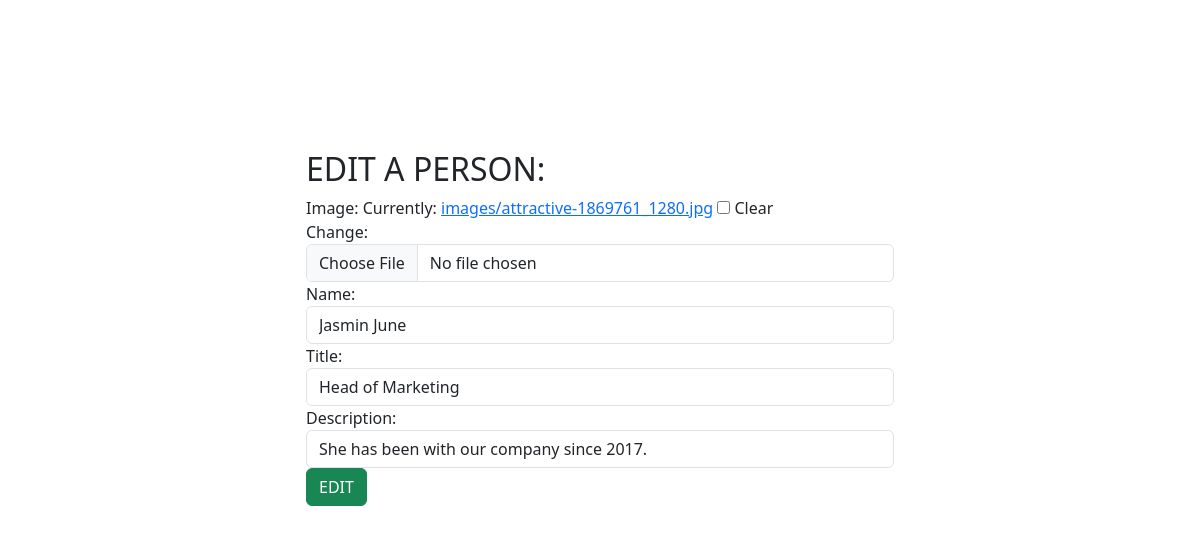
The app's page /app/editperson/3/ with its own data.
### app/models.py (models this page shows, shortened)
class Person(models.Model):
    image = models.ImageField(upload_to='images/',blank=True)
    name = models.CharField(max_length=100)
    title = models.CharField(max_length=100)
    description = models.CharField(max_length=100)

### app/views.py (the view)
# urls.py: path('editperson/<int:id>/',views.edit_person,name='edit_person'),
def edit_person(request,id):
    person = get_object_or_404(Person,id=id)
    if request.method == "POST":
        form = PersonForm(request.POST,request.FILES,instance=person)
        if form.is_valid():
            form.save()
            return redirect("student_list")
    else:
        form = PersonForm(instance=person)
    return render(request, 'edit_list.html',{'form':form,'person':person})

### app/forms.py
class PersonForm(forms.ModelForm):
    class Meta:
        model = Person
        fields = '__all__'
        widgets = {
            'name': TextInput(attrs={'class': 'form-control',
                                     'placeholder': 'Enter your Name',}),
            'title': TextInput(attrs={'class': 'form-control',
                                      'placeholder': 'Enter your Title',}),
            'description': TextInput(attrs={'class': 'form-control',
                                            'placeholder': 'Enter your Description',}),
            'image': ClearableFileInput(attrs={'class': 'form-control',
                                               'title':'Upload your Image',
                                               'style' : 'width:100',
                                               'accept':'image/*',}),
        }

### app/templates/edit_list.html (shortened to what this page needs)
{% extends "base.html" %}
{% block content %}
<div class="row">
  <div class="col-md-3"></div>
  <div class="col-md-6" style="margin-top: 150px;">
    <form action="" method="POST" enctype="multipart/form-data">
      <h2>EDIT A PERSON:</h2>
  {{ form }}
</form>
    <button class="btn btn-success" type="submit">EDIT</button>
  </div>
  <div class="col-md-3"></div>
</div>
{% endblock %}

### records on screen
Person: name "Jasmin June", title "Head of Marketing", description "She has been with our company since 2017."
